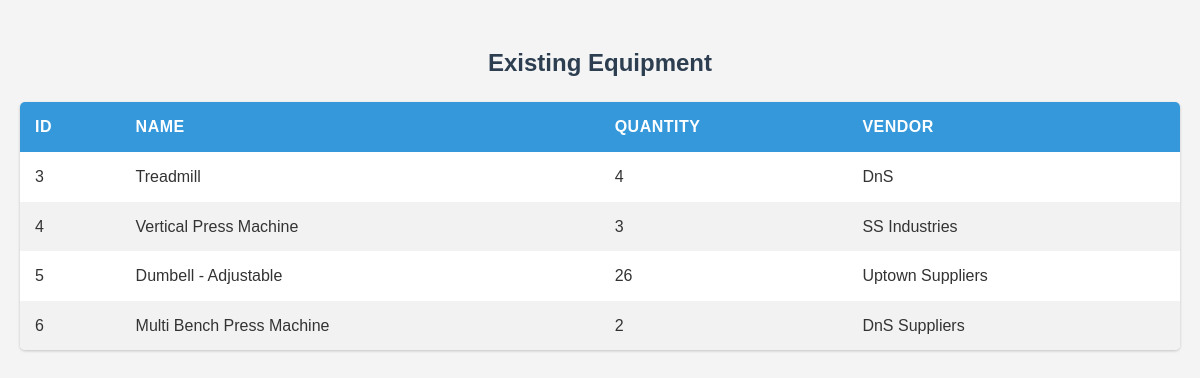
/bari/equipment.php, run on the app's committed database.
### tables this page shows
CREATE TABLE `equipment` (
  `id` int(11) NOT NULL,
  `name` varchar(30) NOT NULL,
  `amount` int(100) NOT NULL,
  `quantity` int(100) NOT NULL,
  `vendor` varchar(50) NOT NULL,
  `description` varchar(50) NOT NULL,
  `address` varchar(20) NOT NULL,
  `contact` varchar(10) NOT NULL,
  `date` date NOT NULL
);

### bari/equipment.php (the view, shortened to what this page needs)
<?php
include 'connect.php';
?>
<!DOCTYPE html>
<html lang="en">
<head>
</head>
<body>
    <h3>Existing Equipment</h3>
    <table>
        <thead>
            <tr>
                <th>ID</th>
                <th>Name</th>
                <th>Quantity</th>
                <th>Vendor</th>
            </tr>
        </thead>
        <tbody>
            <?php
            $result = $conn->query("SELECT * FROM equipment");
            if ($result->num_rows > 0) {
                while ($row = $result->fetch_assoc()) {
                    echo "<tr>";
                    echo "<td>" . htmlspecialchars($row['id']) . "</td>";
                    echo "<td>" . htmlspecialchars($row['name']) . "</td>";
                    echo "<td>" . htmlspecialchars($row['quantity']) . "</td>";
                    echo "<td>" . htmlspecialchars($row['vendor']) . "</td>";
                    echo "</tr>";
                }
            } else {
                echo "<tr><td colspan='4' class='no-data'>No equipment found.</td></tr>";
            }
            ?>
        </tbody>
    </table>
</body>
</html>

### bari/equipment.php (style rules this page uses)
body { font-family: Arial, sans-serif; line-height: 1.6; color: #333; max-width: 1200px; margin: 0 auto; padding: 20px; background-color: #f4f4f4; }
h3 { color: #2c3e50; text-align: center; margin-bottom: 20px; font-size: 24px; }
table { border-collapse: collapse; width: 100%; background-color: #fff; box-shadow: 0 1px 3px rgba(0,0,0,0.2); border-radius: 5px; overflow: hidden; }
th, td { padding: 12px 15px; text-align: left; }
th { background-color: #3498db; color: #fff; text-transform: uppercase; font-weight: 600; letter-spacing: 0.5px; }
tr:nth-child(even) { background-color: #f2f2f2; }

### data on the page
equipment: id "3", name "Treadmill", quantity "4", vendor "DnS"
equipment: id "4", name "Vertical Press Machine", quantity "3", vendor "SS Industries"
equipment: id "5", name "Dumbell - Adjustable", quantity "26", vendor "Uptown Suppliers"
equipment: id "6", name "Multi Bench Press Machine", quantity "2", vendor "DnS Suppliers"
